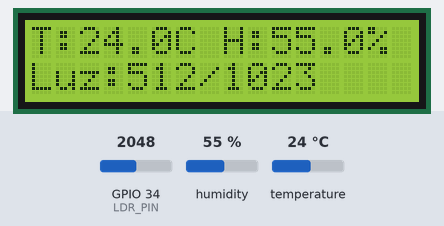
Recording of a sketch running on a simulated ESP32. Shown: 16×2 character LCD. The inputs (shaded band) are chosen by the test bench; at power-on: humidity 55 %, GPIO 34 (LDR_PIN) = 2048, temperature 24 °C. WiFi joins after 1.5 s; servers stay silent unless stated; what the sketch prints to the serial monitor is not drawn.

Above: at 2.7 s.
2.8 s: humidity set to 22 %
At 7.0 s:
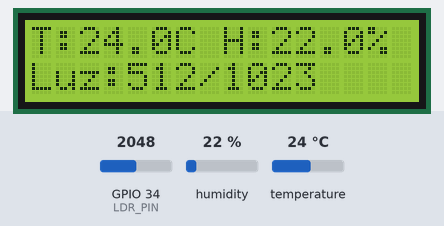
7.6 s: GPIO 34 (LDR_PIN) set to 1960
At 9.3 s:
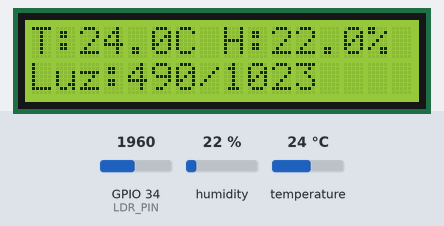
9.6 s: temperature set to 12 °C
At 11.2 s:
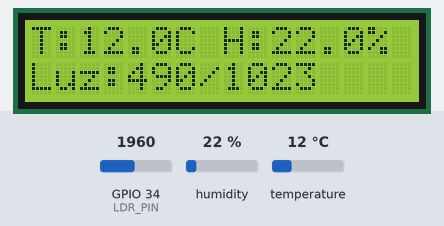
11.6 s: GPIO 34 (LDR_PIN) set to 2040
At 12.5 s:
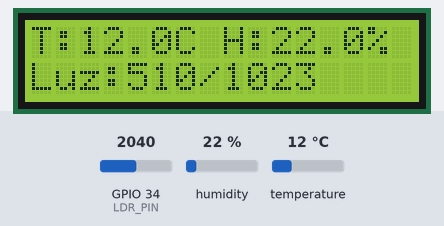
13.6 s: humidity set to 40 %
At 15.3 s:
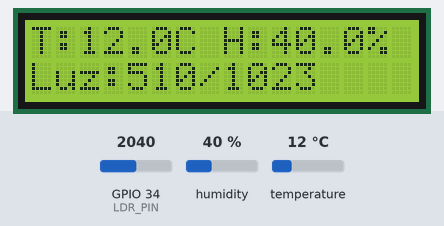
15.6 s: GPIO 34 (LDR_PIN) set to 2047
At 16.8 s:
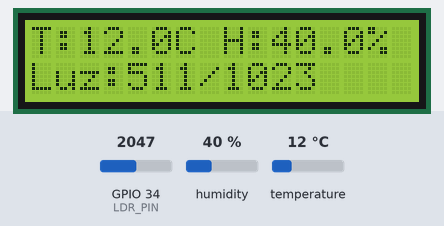
Timing chart, 0 to 18.6 s (numbered marks = the images above; inputs shaded):
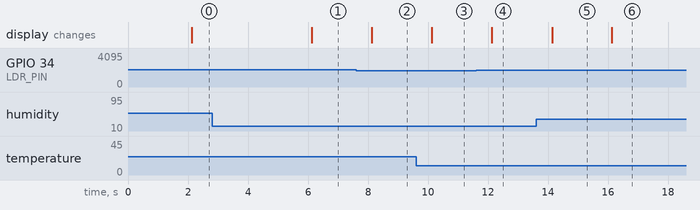

Measured:
- after the input at 2.8 s, the display: changes after 3.3 s (image 1)
- after the input at 7.6 s, the display: changes after 0.53 s (image 2)
- after the input at 9.6 s, the display: changes after 0.53 s (image 3)
- after the input at 11.6 s, the display: changes after 0.53 s (image 4)
- after the input at 13.6 s, the display: changes after 0.53 s (image 5)
- after the input at 15.6 s, the display: changes after 0.53 s (image 6)

The sketch:

servicio3.ino
```cpp
#include <Arduino.h>
#include <WiFi.h>
#include <WebServer.h>
#include <Wire.h>
#include <DHT.h>
#include <hd44780.h>
#include <hd44780ioClass/hd44780_I2Cexp.h>

// Se conserva el DHT22 y el GPIO del taller Bluetooth.
constexpr int DHT_PIN = 4;
constexpr int LDR_PIN = 34;
constexpr int SDA_PIN = 21;
constexpr int SCL_PIN = 22;
constexpr int LCD_COLS = 16;
constexpr int LCD_ROWS = 2;
const char *SSID = "TallerRedesII";
const char *PASSWORD = "TallerII2026";
DHT dht(DHT_PIN, DHT22);
hd44780_I2Cexp lcd; // Detecta direccion y conexion del adaptador I2C.
WebServer server(80);
bool lcdOk = false;
bool sampled = false;
float temperature = NAN;
float humidity = NAN;
int light = 0;
unsigned long lastSample = 0;

const char PAGE[] PROGMEM = R"HTML(<!doctype html>
<html lang="es"><head><meta charset="utf-8">
<meta name="viewport" content="width=device-width,initial-scale=1">
<meta name="theme-color" content="#183b56">
<title>Estacion ambiental - ESP32</title>
<style>
:root{color-scheme:light;--ink:#183b56;--muted:#52687a}
*{box-sizing:border-box}body{margin:0;background:#eef3f7;color:var(--ink);font-family:Segoe UI,Arial,sans-serif;line-height:1.5}
header{background:var(--ink);color:white;padding:22px max(24px,calc((100vw - 1000px)/2));display:flex;align-items:center;justify-content:space-between;gap:16px}
.brand{font-weight:700;font-size:18px}.badge{font-size:13px;border:1px solid #7593aa;padding:5px 12px;border-radius:30px;white-space:nowrap}
main{max-width:1050px;margin:auto;padding:55px 24px 28px}h1{font-size:clamp(30px,5vw,46px);line-height:1.15;letter-spacing:-1.4px;margin:0 0 14px}
.intro{color:var(--muted);margin:0;max-width:580px}.connection{display:flex;align-items:center;gap:9px;margin:28px 0 22px;font-size:14px}
.dot{width:9px;height:9px;border-radius:50%;background:#8796a2;flex-shrink:0}.online .dot{background:#187554}.offline .dot{background:#ae3b36}
.grid{display:grid;grid-template-columns:repeat(3,minmax(0,1fr));gap:18px}.card{background:white;border:1px solid #d9e3ea;border-radius:14px;overflow:hidden}
.card header{background:transparent;color:var(--ink);padding:23px 23px 0;justify-content:flex-start;gap:12px}.icon{width:40px;height:40px;display:grid;place-items:center;background:var(--tint);color:var(--accent);border-radius:10px}
svg{width:23px;height:23px;fill:none;stroke:currentColor;stroke-width:1.7;stroke-linecap:round;stroke-linejoin:round}h2{font-size:16px;font-weight:600;margin:0}
.value{font-size:clamp(28px,4vw,42px);font-weight:650;letter-spacing:-1.5px;margin:25px 23px 8px;min-height:63px;font-variant-numeric:tabular-nums;overflow-wrap:anywhere}.note{font-size:13px;color:var(--muted);margin:0 23px 24px}
.bar{height:4px;background:var(--tint)}.bar span{display:block;height:100%;background:var(--accent);width:0}
.details{margin-top:26px;padding:19px 0;border-top:1px solid #d4dfe7;display:flex;justify-content:space-between;gap:12px;flex-wrap:wrap;color:var(--muted);font-size:13px}
footer{margin-top:32px;color:var(--muted);font-size:12px}.offline .value{color:#657582}
@media(max-width:650px){header{padding:18px 20px}.brand{font-size:16px}main{padding:34px 20px}.grid{grid-template-columns:1fr}.value{font-size:40px;margin-top:15px;min-height:54px}.card header{padding-top:19px}.note{margin-bottom:19px}}
</style></head><body>
<header><span class="brand">Estacion ambiental</span><span class="badge">ESP32 / AP externo</span></header>
<main><h1>Tu entorno, en tiempo real.</h1><p class="intro">Temperatura, humedad y luz medidas desde la estacion. Los datos se actualizan automaticamente cada 2 segundos.</p>
<div class="connection" id="connection"><span class="dot" aria-hidden="true"></span><span id="status" role="status">Conectando con la estacion...</span></div>
<section class="grid" aria-label="Mediciones ambientales">
<article class="card" style="--accent:#b74d35;--tint:#faeee8"><header><span class="icon" aria-hidden="true"><svg viewBox="0 0 24 24"><path d="M9 14V5a3 3 0 0 1 6 0v9a5 5 0 1 1-6 0Z"/><path d="M12 8v10"/></svg></span><h2>Temperatura</h2></header><p class="value" id="t">—</p><p class="note">Temperatura del ambiente</p></article>
<article class="card" style="--accent:#226ca4;--tint:#e9f2fa"><header><span class="icon" aria-hidden="true"><svg viewBox="0 0 24 24"><path d="M12 3S5 11 5 15a7 7 0 0 0 14 0c0-4-7-12-7-12Z"/><path d="M8 15a4 4 0 0 0 4 4"/></svg></span><h2>Humedad relativa</h2></header><p class="value" id="h">—</p><p class="note">Humedad del aire</p></article>
<article class="card" style="--accent:#9b700b;--tint:#fbf3db"><header><span class="icon" aria-hidden="true"><svg viewBox="0 0 24 24"><circle cx="12" cy="12" r="4"/><path d="M12 2v2m0 16v2M2 12h2m16 0h2M5 5l1.5 1.5m11 11L19 19M5 19l1.5-1.5m11-11L19 5"/></svg></span><h2>Luminosidad</h2></header><p class="value" id="l">—</p><p class="note">Nivel relativo / escala de 0 a 1023</p><div class="bar"><span id="lightbar"></span></div></article>
</section><div class="details"><span>Actualizacion: <strong id="updated">Esperando datos</strong></span><span>Servicio 3 · Redes de Computadores II</span></div>
<footer>Conecta tu dispositivo al mismo WiFi que la ESP32. No requiere Internet.</footer></main>
<script>
async function refresh(){
 try{
  const r=await fetch('/datos',{cache:'no-store'});
  if(!r.ok)throw new Error();
  const d=await r.json();
  document.body.classList.remove('offline');
  document.getElementById('connection').className='connection online';
  document.getElementById('t').textContent=d.temperatura===null?'Sin lectura valida':d.temperatura+' °C';
  document.getElementById('h').textContent=d.humedad===null?'Sin lectura valida':d.humedad+' %';
  document.getElementById('l').textContent=d.luz===null?'Esperando...':d.luz;
  document.getElementById('lightbar').style.width=d.luz===null?'0%':Math.max(0,Math.min(100,d.luz/1023*100))+'%';
  document.getElementById('updated').textContent=new Date().toLocaleTimeString('es-CL');
  document.getElementById('status').textContent='Estacion conectada';
 }catch(e){document.body.classList.add('offline');document.getElementById('connection').className='connection offline';document.getElementById('status').textContent='Sin conexion. Se conservan los ultimos valores recibidos.';}
 setTimeout(refresh,2000);
}refresh();
</script></body></html>)HTML";

void lcdLine(int row, const String &text) {
  lcd.setCursor(0, row);
  String line = text.substring(0, LCD_COLS);
  while (line.length() < LCD_COLS) line += ' ';
  lcd.print(line);
}

void sampleSensors() {
  temperature = dht.readTemperature();
  humidity = dht.readHumidity();
  light = analogRead(LDR_PIN) / 4;
  sampled = true;
  Serial.printf("Temperatura: %.1f C | Humedad: %.1f %% | Luz: %d\n",
                temperature, humidity, light);
  if (lcdOk) {
    String t = isnan(temperature) ? "ERR" : String(temperature, 1);
    String h = isnan(humidity) ? "ERR" : String(humidity, 1);
    lcdLine(0, "T:" + t + "C H:" + h + "%");
    lcdLine(1, "Luz:" + String(light) + "/1023");
  }
}

void setup() {
  Serial.begin(115200);
  dht.begin();
  Wire.begin(SDA_PIN, SCL_PIN);
  lcdOk = lcd.begin(LCD_COLS, LCD_ROWS) == 0;
  if (lcdOk) {
    lcd.backlight();
    lcdLine(0, "Servicio 3 WiFi");
    lcdLine(1, "Esperando datos");
  } else Serial.println("LCD no detectado: revisar I2C y alimentacion.");

  WiFi.mode(WIFI_STA);
  WiFi.setAutoReconnect(true);
  WiFi.begin(SSID, PASSWORD);
  Serial.printf("Conectando al AP: %s\n", SSID);
  // La conexion se supervisa en loop: sensores y LCD siguen funcionando.
  server.on("/", HTTP_GET, []() {
    server.send_P(200, "text/html; charset=utf-8", PAGE);
  });
  server.on("/datos", HTTP_GET, []() {
    String t = isnan(temperature) ? "null" : String(temperature, 1);
    String h = isnan(humidity) ? "null" : String(humidity, 1);
    String l = sampled ? String(light) : "null";
    server.sendHeader("Cache-Control", "no-store");
    server.send(200, "application/json", "{\"temperatura\":" + t +
                ",\"humedad\":" + h + ",\"luz\":" + l + "}");
  });
  server.onNotFound([]() { server.send(404, "text/plain", "No encontrado"); });
  server.begin();
  lastSample = millis();
}

void loop() {
  unsigned long now = millis();
  static bool wasConnected = false;
  static unsigned long lastRetry = 0;
  bool connected = WiFi.status() == WL_CONNECTED;
  if (connected && !wasConnected) {
    Serial.print("WiFi conectado. Abrir http://");
    Serial.println(WiFi.localIP());
  } else if (!connected && wasConnected) {
    Serial.println("WiFi desconectado. Reintentando conexion al AP...");
  }
  wasConnected = connected;
  if (!connected && now - lastRetry >= 10000) {
    lastRetry = now;
    Serial.printf("Buscando la red %s (requiere WiFi de 2.4 GHz)...\n", SSID);
    WiFi.reconnect();
  }
  if (connected) server.handleClient();
  if (now - lastSample >= 2000) {
    lastSample = now;
    sampleSensors();
  }
}
```
